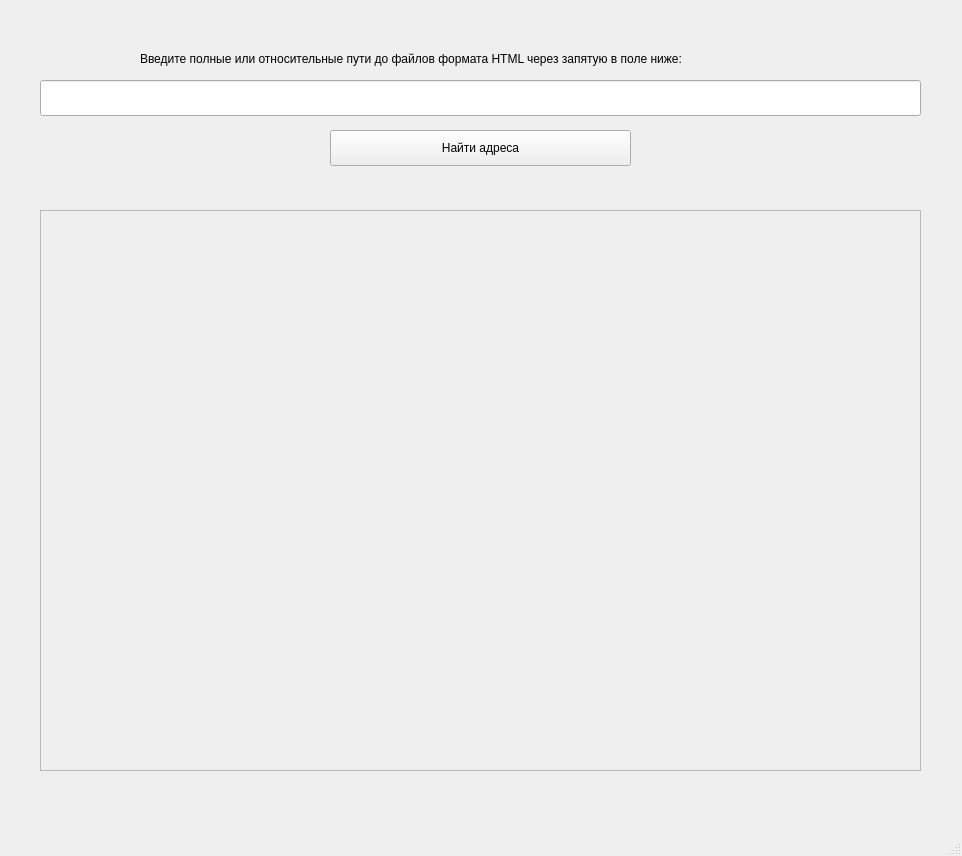
<?xml version="1.0" encoding="UTF-8"?>
<ui version="4.0">
 <class>MainWindow</class>
 <widget class="QMainWindow" name="MainWindow">
  <property name="geometry">
   <rect>
    <x>0</x>
    <y>0</y>
    <width>962</width>
    <height>856</height>
   </rect>
  </property>
  <property name="windowTitle">
   <string>MainWindow</string>
  </property>
  <widget class="QWidget" name="centralwidget">
   <widget class="QLineEdit" name="filesLineInput">
    <property name="geometry">
     <rect>
      <x>40</x>
      <y>80</y>
      <width>881</width>
      <height>36</height>
     </rect>
    </property>
   </widget>
   <widget class="QLabel" name="label">
    <property name="geometry">
     <rect>
      <x>140</x>
      <y>50</y>
      <width>681</width>
      <height>19</height>
     </rect>
    </property>
    <property name="text">
     <string>&lt;html&gt;&lt;head/&gt;&lt;body&gt;&lt;p&gt;Введите полные или относительные пути до файлов формата HTML через запятую в поле ниже:&lt;/p&gt;&lt;/body&gt;&lt;/html&gt;</string>
    </property>
   </widget>
   <widget class="QScrollArea" name="urlsScrollArea">
    <property name="geometry">
     <rect>
      <x>40</x>
      <y>210</y>
      <width>881</width>
      <height>561</height>
     </rect>
    </property>
    <property name="mouseTracking">
     <bool>false</bool>
    </property>
    <property name="widgetResizable">
     <bool>true</bool>
    </property>
    <widget class="QWidget" name="scrollAreaWidgetContents">
     <property name="geometry">
      <rect>
       <x>0</x>
       <y>0</y>
       <width>877</width>
       <height>557</height>
      </rect>
     </property>
    </widget>
   </widget>
   <widget class="QLabel" name="urlFindLabel">
    <property name="geometry">
     <rect>
      <x>230</x>
      <y>180</y>
      <width>511</width>
      <height>19</height>
     </rect>
    </property>
    <property name="text">
     <string>&lt;html&gt;&lt;head/&gt;&lt;body&gt;&lt;p&gt;&lt;br/&gt;&lt;/p&gt;&lt;/body&gt;&lt;/html&gt;</string>
    </property>
    <property name="alignment">
     <set>Qt::AlignCenter</set>
    </property>
   </widget>
   <widget class="QPushButton" name="urlButton">
    <property name="geometry">
     <rect>
      <x>330</x>
      <y>130</y>
      <width>301</width>
      <height>36</height>
     </rect>
    </property>
    <property name="text">
     <string>Найти адреса</string>
    </property>
   </widget>
  </widget>
  <widget class="QMenuBar" name="menubar">
   <property name="geometry">
    <rect>
     <x>0</x>
     <y>0</y>
     <width>962</width>
     <height>29</height>
    </rect>
   </property>
  </widget>
  <widget class="QStatusBar" name="statusbar"/>
 </widget>
 <resources/>
 <connections/>
</ui>
